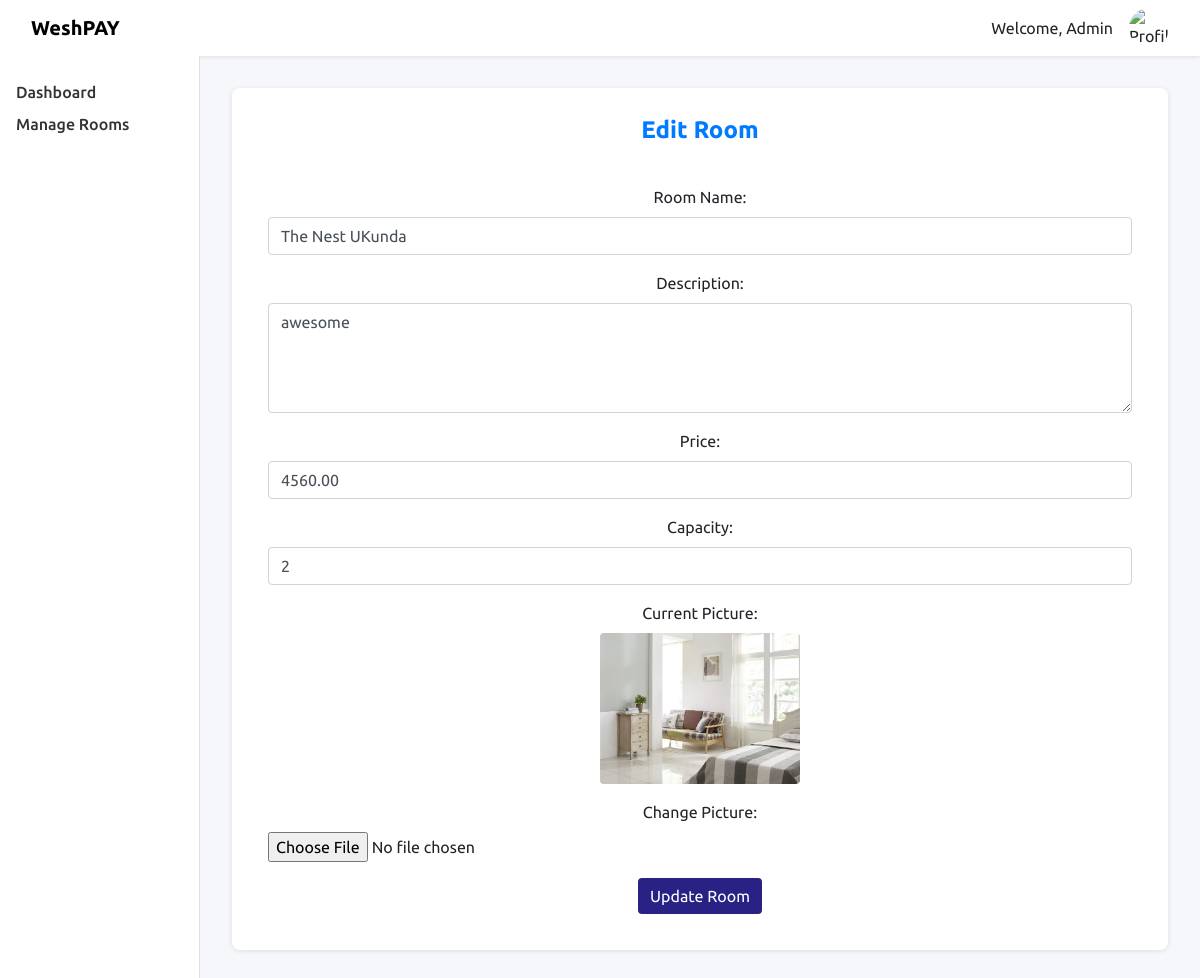
Screenshot of /admin/admin_manage_users.php?id=8 (signed in) with the database file from the repository.
### tables this page shows
CREATE TABLE `rooms` (
  `id` int(11) NOT NULL,
  `name` varchar(255) NOT NULL,
  `description` text DEFAULT NULL,
  `price` decimal(10,2) NOT NULL,
  `capacity` int(11) NOT NULL,
  `image` varchar(255) DEFAULT NULL,
  `created_at` timestamp NOT NULL DEFAULT current_timestamp(),
  `rating` decimal(2,1) DEFAULT NULL,
  `favourite` tinyint(1) DEFAULT 0
);

### admin/admin_manage_users.php (the view, shortened to what this page needs)
<?php
require_once '../config/db_connect.php';
$room_id = $_GET['id'];
$stmt = $pdo->prepare("SELECT * FROM rooms WHERE id = ?");
$stmt->execute([$room_id]);
$room = $stmt->fetch(PDO::FETCH_ASSOC);
?>
<!DOCTYPE html>
<html lang="en">
<head>
  <link rel="stylesheet" href="../assets/css/admin_style.css">
  <link rel="stylesheet" href="https://stackpath.bootstrapcdn.com/bootstrap/4.5.2/css/bootstrap.min.css">
</head>
<body>
  <nav class="navbar navbar-expand-lg">
    <div class="container-fluid">
      <a class="navbar-brand" href="#">WeshPAY</a>
      <div class="ml-auto d-flex align-items-center">
        <span class="mr-3">Welcome, Admin</span>
        <img src="../assets/imgs/default-profile.png" alt="Profile" class="rounded-circle" style="width:40px;height:40px;">
      </div>
    </div>
  </nav>
  <div class="container-fluid">
    <div class="row">
      <div class="col-md-2 sidebar">
        <a href="admin_dashboard.php">Dashboard</a>
        <a href="admin_manage_rooms.php">Manage Rooms</a>
      </div>
      <div class="col-md-10 main-content">
        <div class="card">
          <div class="card-header">
            <h3 class="card-title">Edit Room</h3>
          </div>
          <div class="card-body">
            <form method="post" enctype="multipart/form-data">
              <div class="form-group">
                <label for="name">Room Name:</label>
                <input
                  type="text"
                  class="form-control"
                  id="name"
                  name="name"
                  value="<?php echo htmlspecialchars($room['name']); ?>"
                  required
                >
              </div>
              <div class="form-group">
                <label for="description">Description:</label>
                <textarea
                  name="description"
                  id="description"
                  rows="4"
                  class="form-control"
                  required
                ><?php echo htmlspecialchars($room['description']); ?></textarea>
              </div>
              <div class="form-group">
                <label for="price">Price:</label>
                <input
                  type="text"
                  class="form-control"
                  id="price"
                  name="price"
                  value="<?php echo htmlspecialchars($room['price']); ?>"
                  required
                >
              </div>
              <div class="form-group">
                <label for="capacity">Capacity:</label>
                <input
                  type="number"
                  class="form-control"
                  id="capacity"
                  name="capacity"
                  value="<?php echo htmlspecialchars($room['capacity']); ?>"
                  required
                >
              </div>
              <?php if (!empty($room['image'])): ?>
                <div class="form-group current-picture">
                  <label>Current Picture:</label><br>
                  <img
                    src="../uploads/<?php echo htmlspecialchars($room['image']); ?>"
                    alt="Room Picture"
                  >
                </div>
              <?php endif; ?>
              <div class="form-group">
                <label for="picture">Change Picture:</label>
                <input
                  type="file"
                  class="form-control-file"
                  id="picture"
                  name="picture"
                >
              </div>
              <button type="submit" class="btn btn-brand">Update Room</button>
            </form>
          </div>
        </div>
      </div>
    </div>
  </div>
</body>
</html>

### assets/css/admin_style.css (style rules this page uses)
* { font-family: "Ubuntu", sans-serif; margin: 0; padding: 0; box-sizing: border-box; }
:root { --blue: #2a2185; --blue2: #1c193f; --white: #fff; --gray: #f5f5f5; --black1: #222; --black2: #999; }
html, body { height: 100%; overflow-y: auto; }
body { background: var(--gray); }
.card { background: var(--white); border-radius: 8px; box-shadow: 0 2px 5px rgba(0, 0, 0, 0.1); flex: 1 1 200px; padding: 1rem; text-align: center; }
.card h3 { font-size: 1.5rem; margin-bottom: 0.5rem; color: var(--blue); }

### admin/admin_manage_users.php (style rules this page uses)
body { font-family: 'Inter', sans-serif; background-color: #f5f7fa; }
.navbar { background-color: #fff; box-shadow: 0 1px 4px rgba(0,0,0,0.1); }
.navbar-brand { font-weight: 600; color: #000; }
.sidebar { background-color: #fff; min-height: 100vh; border-right: 1px solid #e0e0e0; padding: 1rem; }
.sidebar a { color: #333; display: block; margin: 0.5rem 0; text-decoration: none; font-weight: 500; }
.main-content { padding: 2rem; width: 100%; }
.card { border: none; border-radius: 8px; box-shadow: 0 1px 5px rgba(0,0,0,0.1); background: #fff; }
.card-header { background: transparent; border-bottom: none; }
.card-title { font-weight: 600; color: #2a2185; }
.btn-brand { background-color: #2a2185; color: #fff; border: none; border-radius: 4px; transition: background-color 0.3s ease; }
.current-picture img { max-width: 200px; border-radius: 4px; }

### rows the page displays
rooms: name "The Nest UKunda", description "awesome", price "4560.00", capacity "2", image (picture)
